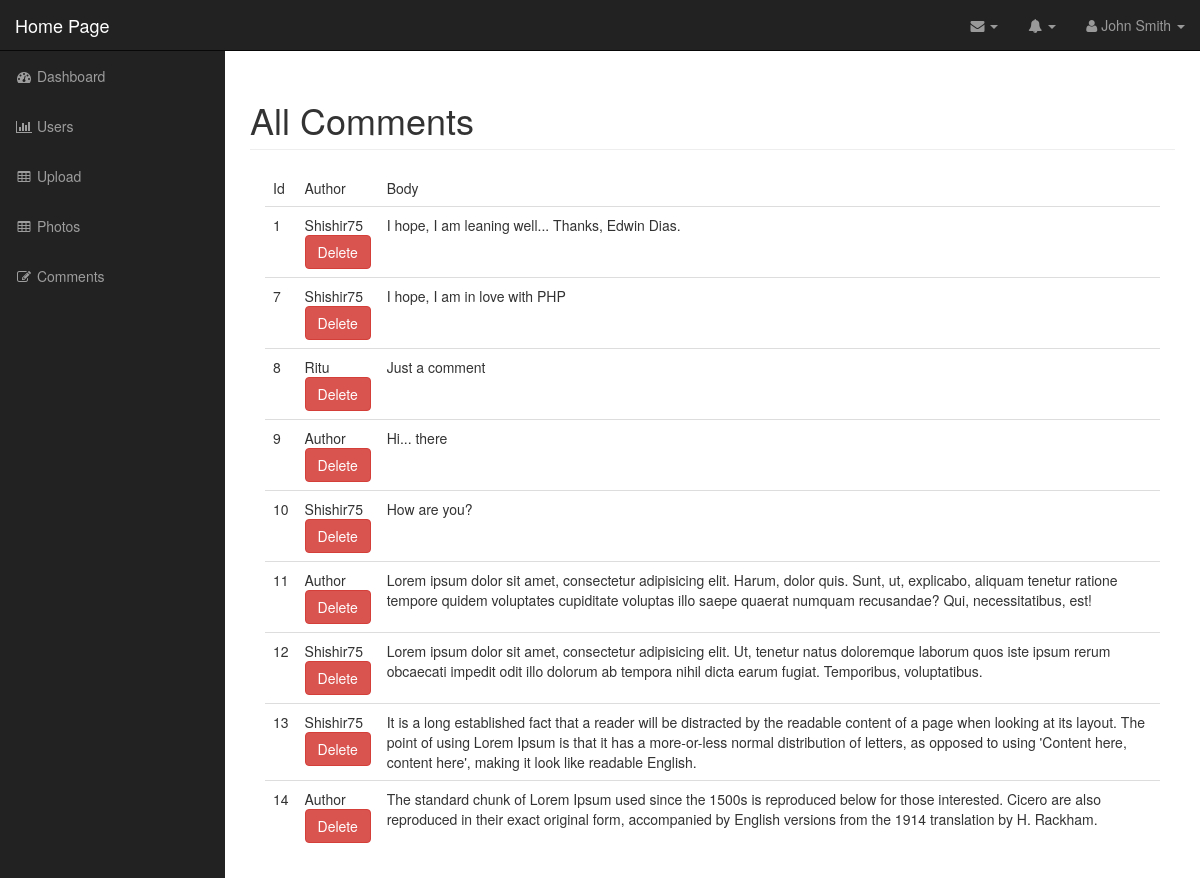
/admin/comments.php (signed in), run on the app's committed database.
### tables this page shows
CREATE TABLE `comments` (
  `id` int(11) NOT NULL,
  `photo_id` int(11) NOT NULL,
  `author` varchar(255) NOT NULL,
  `body` text NOT NULL
);

### admin/includes/database.php (called while the page is built, shortened)
<?php
	class Database{
		public $connection;
		private function open_db_connection(){
			$this->connection = new mysqli(DB_HOST,DB_USER,DB_PASS,DB_NAME);
		}
		public function query($sql){
			$result = $this->connection->query($sql);
			return $result;
		}
	}
	$database = new Database();
?>

### admin/includes/db_object.php (called while the page is built, shortened)
<?php
	class Db_object{
		public static function find_all(){
			return static::find_by_query("SELECT * FROM " . static::$db_table . "");
		}
		public static function find_by_query($sql){
			global $database;
			$result_set = $database->query($sql);
			$the_object_array = array();
			while ($row = $result_set->fetch_array()) {
				$the_object_array[] = static::instantiation($row);
			}
			return $the_object_array;
		}
		public static function instantiation($the_record){
			$the_object = new $calling_class;
			foreach ($the_record as $the_attribute => $value) {
				if ($the_object->has_the_attribute($the_attribute)) {
					$the_object->$the_attribute = $value;
				}
			}
			return $the_object;
		}
		private function has_the_attribute($the_attribute){
			$object_properties = get_object_vars($this);
			return array_key_exists($the_attribute, $object_properties);
		}
	}
?>

### admin/comments.php (the view, shortened to what this page needs)
<?php include("includes/header.php"); ?>
<?php
$comments = Comment::find_all();
?>
<nav class="navbar navbar-inverse navbar-fixed-top" role="navigation">
    <?php include 'includes/top_nav.php'; ?>
    <?php include 'includes/side_nav.php'; ?>
</nav>
<div id="page-wrapper">
    <div class="container-fluid">
        <div class="row">
            <div class="col-lg-12">
                <h1 class="page-header">All Comments</h1>
               <div class="col-md-12">
                    <table class="table table-hover">
                        <thead>
                            <tr>
                                <td>Id</td>
                                <td>Author</td>
                                <td>Body</td>
                            </tr>
                        </thead>
                        <tbody>
                            <?php foreach ($comments as $comment): ?>
                                <tr>
                                    <td><?php echo $comment->id; ?></td>
                                    <td><?php echo $comment->author; ?>
                                        <div class="action_links">
                                            <a class="btn btn-danger" href="delete_comment.php?id=<?php echo $comment->id; ?>">Delete</a>
                                        </div>
                                    </td>
                                    <td><?php echo $comment->body; ?></td>
                                </tr>
                            <?php endforeach ?>
                        </tbody>
                    </table>
               </div>
            </div>
        </div>
    </div>
</div>
  <?php include("includes/footer.php"); ?>

### admin/css/sb-admin.css (style rules this page uses)
body { margin-top: 100px; background-color: #222; }
@media (min-width:768px) { body { margin-top: 50px; } }
#page-wrapper { width: 100%; padding: 0; background-color: #fff; }
@media (min-width:768px) { #page-wrapper { padding: 10px; } }

### data on the page
comments: id "1", author "Shishir75", body "I hope, I am leaning well... Thanks, Edwin Dias."
comments: id "7", author "Shishir75", body "I hope, I am in love with PHP"
comments: id "8", author "Ritu", body "Just a comment"
comments: id "9", author "Author", body "Hi... there"
comments: id "10", author "Shishir75", body "How are you?"
comments: id "11", author "Author", body "Lorem ipsum dolor sit amet, consectetur adipisicing elit. Harum, dolor quis. Sunt, ut, explicabo, aliquam tenetur ratione tempore quidem voluptates cupiditate voluptas illo saepe quaerat numquam recusandae? Qui, necessitatibus, est!"
comments: id "12", author "Shishir75", body "Lorem ipsum dolor sit amet, consectetur adipisicing elit. Ut, tenetur natus doloremque laborum quos iste ipsum rerum obcaecati impedit odit illo dolorum ab tempora nihil dicta earum fugiat. Temporibus, voluptatibus."
comments: id "13", author "Shishir75", body "It is a long established fact that a reader will be distracted by the readable content of a page when looking at its layout. The point of using Lorem Ipsum is that it has a more-or-less normal distribution of letters, as opposed to using 'Content here, content here', making it look like readable English."
comments: id "14", author "Author", body "The standard chunk of Lorem Ipsum used since the 1500s is reproduced below for those interested. Cicero are also reproduced in their exact original form, accompanied by English versions from the 1914 translation by H. Rackham."
